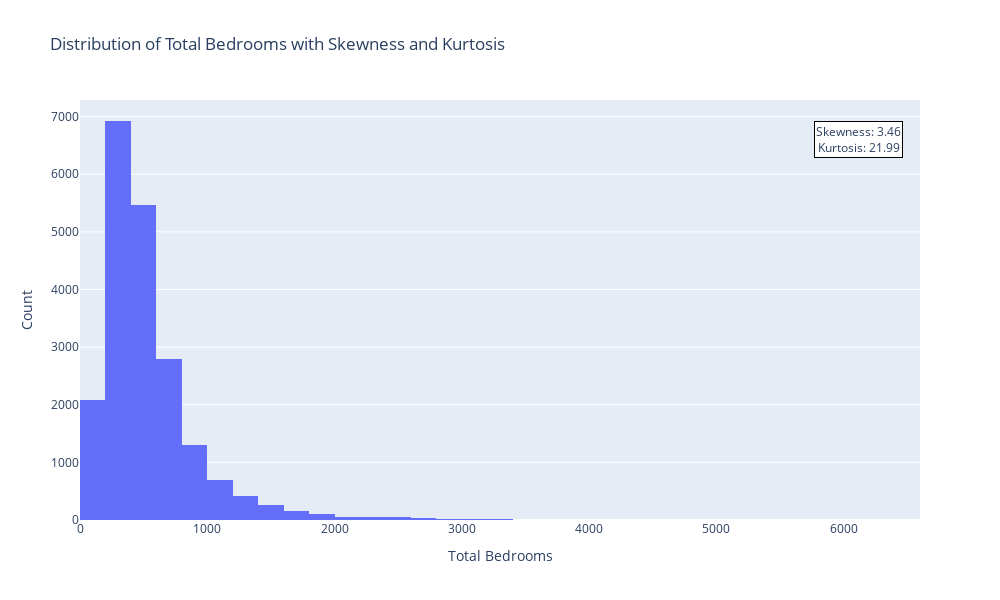

Notebook code for this chart:
### Code cell
skewness = new['total_bedrooms'].skew()
kurtosis = new['total_bedrooms'].kurtosis()

fig = go.Figure()

# Add histogram trace
fig.add_trace(go.Histogram(
    x=new['total_bedrooms'],
    nbinsx=50,
    name='Total Bedrooms'
))

# Add stats annotations
fig.add_annotation(
    text=f'Skewness: {skewness:.2f}<br>Kurtosis: {kurtosis:.2f}',
    xref="paper", yref="paper",
    x=0.98, y=0.95,
    showarrow=False,
    bgcolor='white',
    bordercolor='black',
    borderwidth=1
)

# Update layout
fig.update_layout(
    title='Distribution of Total Bedrooms with Skewness and Kurtosis',
    xaxis_title='Total Bedrooms',
    yaxis_title='Count',
    width=1000,
    height=600
)

fig.show()

### Figure 1 — Plotly figure (JSON) as saved in the notebook; plotly's stock layout.template omitted (floating-point values rounded to 4 significant figures; data arrays with more than 128 entries replaced by an {"elided": "..."} marker saying what was removed)
{"data": [{"name": "Total Bedrooms", "nbinsx": 50, "type": "histogram", "x": {"elided": "20640 int values"}}], "layout": {"annotations": [{"bgcolor": "white", "bordercolor": "black", "borderwidth": 1, "showarrow": false, "text": "Skewness: 3.46<br>Kurtosis: 21.99", "x": 0.98, "xref": "paper", "y": 0.95, "yref": "paper"}], "height": 600, "title": {"text": "Distribution of Total Bedrooms with Skewness and Kurtosis"}, "width": 1000, "xaxis": {"title": {"text": "Total Bedrooms"}}, "yaxis": {"title": {"text": "Count"}}}}
